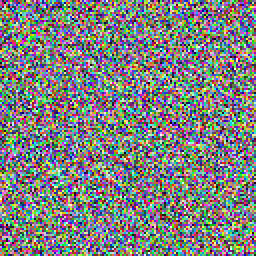
#> input picture tests/fixtures/visual/bad/noise.png, 128 x 128 px (shown 2 times larger); its folder holds only this picture in this run
$ python -i visual_gate.py   (imports and definitions only)
#> lines starting #> are read from the running program, lines starting #| are printed output that depends on the picture
"""The visual gate — a *seeing* gate, decomposed and reference-anchored.

The documented past failure this kills: a visual gate that was effectively blind, so blank or
off-model art passed. The gate here never asks one vague "does this look good?" It:

1. **Decomposes** the judgement into independent, measurable signals (variance, resolution,
   edge coherence, palette, aspect) — ``extract_signals``.
2. **Anchors to a reference** — every signal is scored against the ticket's reference image,
   not judged in a vacuum — ``ReferenceAnchoredScorer``.
3. Is **validated on a labeled set** — the scorer must correctly classify a committed
   good/bad image set before it is trusted (``evaluate_labeled_set``); this is verification
   item 7. A scorer that can't tell the labeled bad art from the good has no business gating.

This CV layer is deterministic and runs with zero model cost. It is the mechanical floor of
Stage B; the model reviewer (``LLMReviewer`` / ``ConsensusReviewer``) supplies the subjective
judgement above it. Both must pass — CV catches blind spots models share, models catch
semantics CV can't see.
"""

from __future__ import annotations

from dataclasses import dataclass
from pathlib import Path


@dataclass(frozen=True)
class VisualSignals:
    width: int
    height: int
    stddev: float          # grayscale variance; ~0 == flat fill
    edge_density: float    # fraction of strong-edge pixels; ~0 blank, ~1 noise
    distinct_colors: int
    aspect: float          # width / height

    @property
    def min_dim(self) -> int:
        return min(self.width, self.height)


def extract_signals(image_path: Path) -> VisualSignals:
    from PIL import Image, ImageFilter, ImageStat

    with Image.open(image_path) as im:
#> im is the input picture: PIL image 128x128 RGB; mean R, G, B 126.5, 128.3, 128.1
        im = im.convert("RGB")
        w, h = im.size
#> w = 128; h = 128
        gray = im.convert("L")
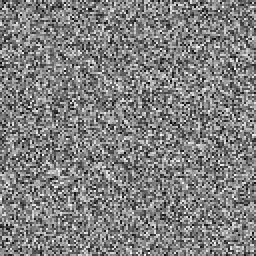
#> gray: PIL image 128x128 L (shown 2 times larger); min 2, max 250, mean 127.7
        stddev = ImageStat.Stat(gray).stddev[0]
#> stddev = 49.48
        edges = gray.filter(ImageFilter.FIND_EDGES)
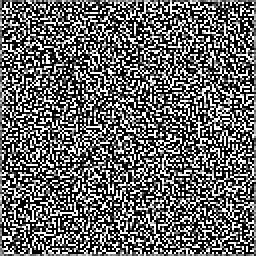
#> edges: PIL image 128x128 L (shown 2 times larger); min 0, max 255, mean 101.9
        hist = edges.histogram()
#> hist = 256 values, max 7912 at index 0, min 4 at index 16, mean 64
        total = float(w * h) or 1.0
#> total = 16384
        strong = sum(count for value, count in enumerate(hist) if value >= 40)
#> strong = 7920
        edge_density = strong / total
#> edge_density = 0.483
        distinct = len(im.getcolors(maxcolors=1 << 24) or [])
#> distinct = 16376
    return VisualSignals(w, h, stddev, edge_density, distinct, w / h if h else 0.0)


# [16 lines left out: functions grayscale_histogram, histogram_similarity, not called in this run]


@dataclass(frozen=True)
class VisualVerdict:
    passed: bool
    score: float
    reasons: list[str]


class ReferenceAnchoredScorer:
    """Scores an artifact image against a reference and objective floors.

    A PASS requires all of: adequate resolution, real variance (not blank), *coherent* edges
    (structure — not a flat fill and not pure noise), and tonal similarity to the reference
    above ``hist_threshold``. Each is a decomposed, independently-failable reason, so a reject
    always names what was wrong.
    """

    # [34 lines left out: functions __init__, score, not called in this run]


@dataclass(frozen=True)
class LabeledSetResult:
    total: int
    correct: int
    false_pass: list[str]   # bad images the scorer wrongly PASSed (the dangerous errors)
    false_fail: list[str]   # good images the scorer wrongly FAILed

    @property
    def accuracy(self) -> float:
        return self.correct / self.total if self.total else 0.0


# [25 lines left out: function evaluate_labeled_set, not called in this run]

>>> result = extract_signals('../../tests/fixtures/visual/bad/noise.png')
